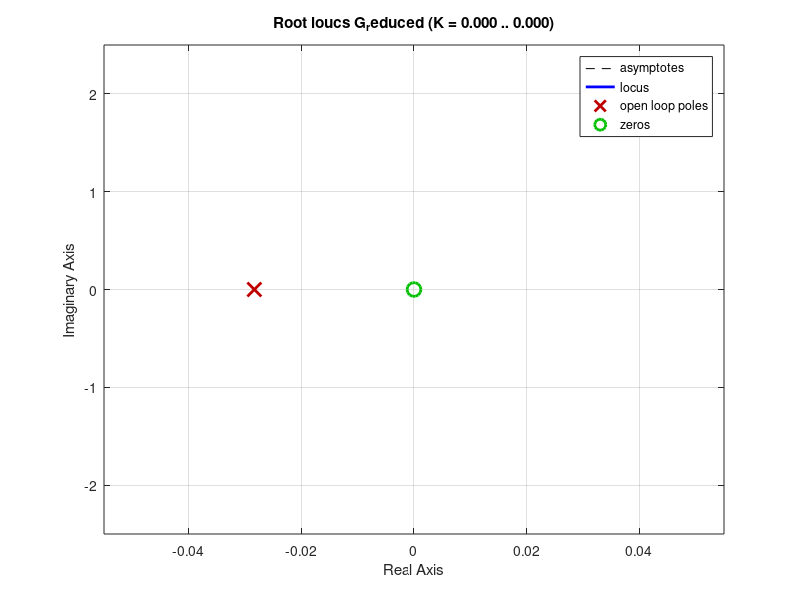

Reproduce this figure in MATLAB.
% Cubli model parameters
T_m=0.005;
K=0.5;
J_w=0.601e-3;
J_f=2.8e-3;
B_w=17.03e-6;
B_f=6.08e-3;
m_w=0.222;
m_f=0.354;
g=9.82;
l_w=0.093;
l_f=0.076;

% Transfer function of the system
s=tf('s');
G=(-J_w*s^2)/((J_w*s^2+B_w*s)*((J_f+m_w*l_w^2)*s^2+B_f*s-(m_w*l_w+m_f*l_f)*g+((B_w*J_w*s^3)/(J_w*s^2+B_w*s))));
G_reduced=minreal(G);   % Equal poles and zeros cancelled each other

% Analysis in the s-domain
rlocus(G_reduced);
axis([-0.055 0.055 -2.5 2.5]);

